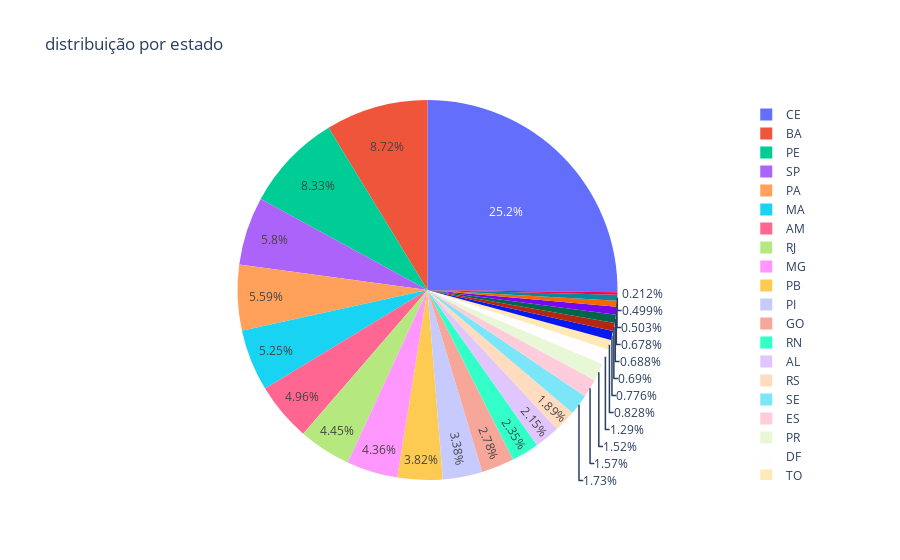

The code cell stored with this chart in its notebook:
### Code cell
piechart(pobres)

### Figure 1 — Plotly figure (JSON) as saved in the notebook; plotly's stock layout.template omitted (floating-point values rounded to 4 significant figures)
{"data": [{"domain": {"x": [0, 1], "y": [0, 1]}, "hovertemplate": "label=%{label}<br>value=%{value}<extra></extra>", "labels": ["CE", "BA", "PE", "SP", "PA", "MA", "AM", "RJ", "MG", "PB", "PI", "GO", "RN", "AL", "RS", "SE", "ES", "PR", "DF", "TO", "MT", "SC", "MS", "RO", "AP", "AC", "RR"], "legendgroup": "", "name": "", "showlegend": true, "type": "pie", "values": [12929, 4475, 4277, 2974, 2866, 2692, 2547, 2285, 2237, 1962, 1732, 1428, 1204, 1101, 969, 890, 804, 781, 660, 425, 398, 354, 353, 348, 258, 256, 109]}], "layout": {"legend": {"tracegroupgap": 0}, "title": {"text": "distribuição por estado"}}}
